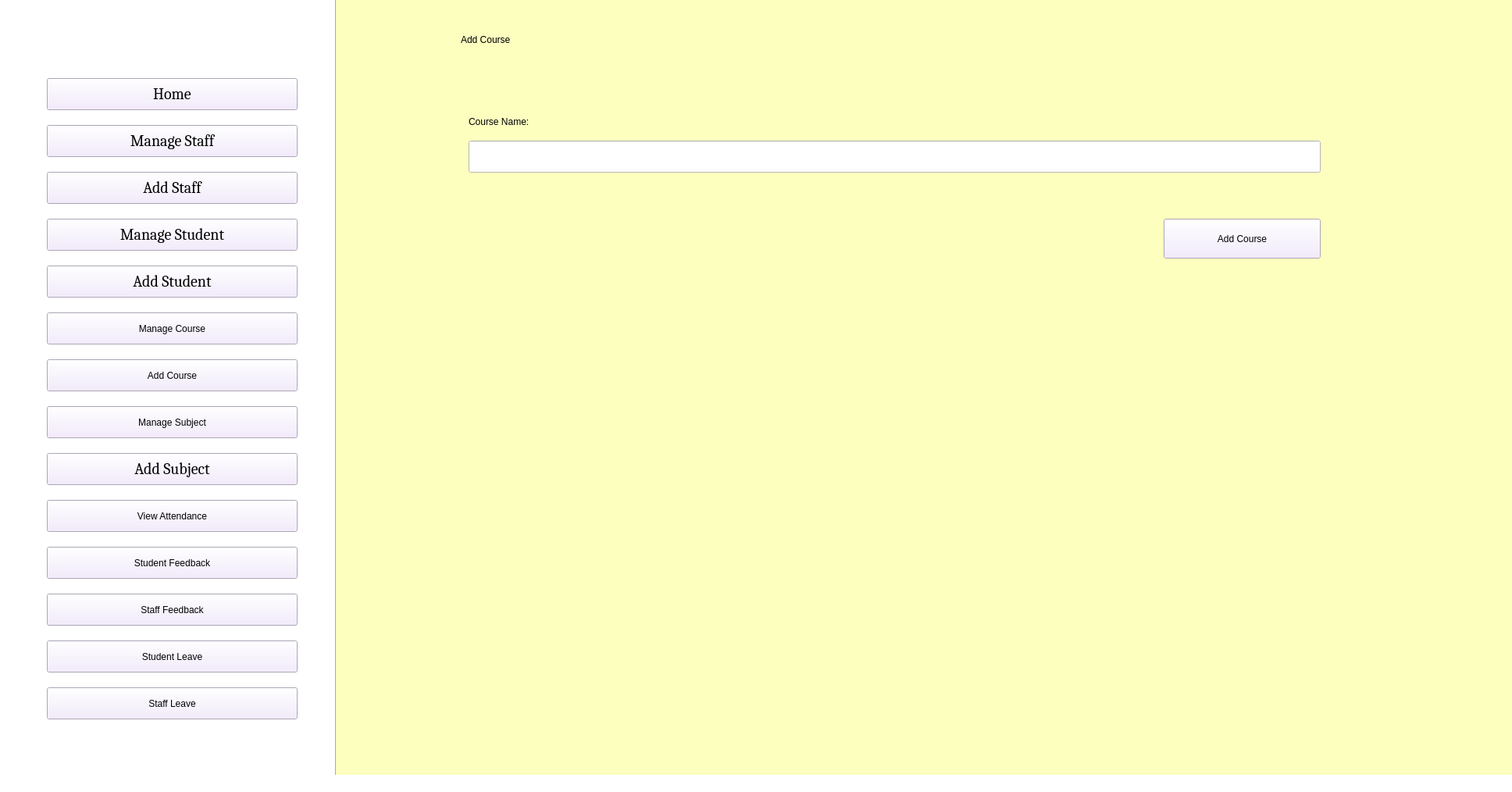
<?xml version="1.0" encoding="UTF-8"?>
<ui version="4.0">
 <class>AdminHomePage</class>
 <widget class="QMainWindow" name="AdminHomePage">
  <property name="enabled">
   <bool>true</bool>
  </property>
  <property name="geometry">
   <rect>
    <x>0</x>
    <y>0</y>
    <width>1936</width>
    <height>1014</height>
   </rect>
  </property>
  <property name="windowTitle">
   <string>Admin Home Page</string>
  </property>
  <property name="styleSheet">
   <string notr="true">background-color: rgb(255, 225, 198);
background-color: rgb(255, 255, 255);
</string>
  </property>
  <widget class="QWidget" name="centralwidget">
   <widget class="QPushButton" name="Home_b">
    <property name="geometry">
     <rect>
      <x>60</x>
      <y>100</y>
      <width>321</width>
      <height>41</height>
     </rect>
    </property>
    <property name="font">
     <font>
      <family>Cambria</family>
      <pointsize>15</pointsize>
      <weight>50</weight>
      <italic>false</italic>
      <bold>false</bold>
     </font>
    </property>
    <property name="styleSheet">
     <string notr="true">font: 15pt &quot;Cambria&quot;;
background-color: rgb(241, 231, 254);</string>
    </property>
    <property name="text">
     <string>Home</string>
    </property>
   </widget>
   <widget class="QPushButton" name="ManageStaff_b">
    <property name="geometry">
     <rect>
      <x>60</x>
      <y>160</y>
      <width>321</width>
      <height>41</height>
     </rect>
    </property>
    <property name="font">
     <font>
      <family>Cambria</family>
      <pointsize>15</pointsize>
      <weight>50</weight>
      <italic>false</italic>
      <bold>false</bold>
     </font>
    </property>
    <property name="styleSheet">
     <string notr="true">font: 15pt &quot;Cambria&quot;;
background-color: rgb(241, 231, 254);</string>
    </property>
    <property name="text">
     <string>Manage Staff</string>
    </property>
   </widget>
   <widget class="QPushButton" name="AddStaff_b">
    <property name="geometry">
     <rect>
      <x>60</x>
      <y>220</y>
      <width>321</width>
      <height>41</height>
     </rect>
    </property>
    <property name="font">
     <font>
      <family>Cambria</family>
      <pointsize>15</pointsize>
      <weight>50</weight>
      <italic>false</italic>
      <bold>false</bold>
     </font>
    </property>
    <property name="styleSheet">
     <string notr="true">font: 15pt &quot;Cambria&quot;;
background-color: rgb(241, 231, 254);</string>
    </property>
    <property name="text">
     <string>Add Staff</string>
    </property>
   </widget>
   <widget class="QPushButton" name="AddStudent_b">
    <property name="geometry">
     <rect>
      <x>60</x>
      <y>340</y>
      <width>321</width>
      <height>41</height>
     </rect>
    </property>
    <property name="font">
     <font>
      <family>Cambria</family>
      <pointsize>15</pointsize>
      <weight>50</weight>
      <italic>false</italic>
      <bold>false</bold>
     </font>
    </property>
    <property name="styleSheet">
     <string notr="true">font: 15pt &quot;Cambria&quot;;
background-color: rgb(241, 231, 254);</string>
    </property>
    <property name="text">
     <string>Add Student</string>
    </property>
   </widget>
   <widget class="QPushButton" name="ManageCourse_b">
    <property name="geometry">
     <rect>
      <x>60</x>
      <y>400</y>
      <width>321</width>
      <height>41</height>
     </rect>
    </property>
    <property name="styleSheet">
     <string notr="true">font: 15pt &quot;Cambria&quot;;
background-color: rgb(241, 231, 254);</string>
    </property>
    <property name="text">
     <string>Manage Course</string>
    </property>
   </widget>
   <widget class="QPushButton" name="AddCourse_b">
    <property name="geometry">
     <rect>
      <x>60</x>
      <y>460</y>
      <width>321</width>
      <height>41</height>
     </rect>
    </property>
    <property name="styleSheet">
     <string notr="true">font: 15pt &quot;Cambria&quot;;
background-color: rgb(241, 231, 254);</string>
    </property>
    <property name="text">
     <string>Add Course</string>
    </property>
   </widget>
   <widget class="QPushButton" name="ManageSubject_b">
    <property name="geometry">
     <rect>
      <x>60</x>
      <y>520</y>
      <width>321</width>
      <height>41</height>
     </rect>
    </property>
    <property name="styleSheet">
     <string notr="true">font: 15pt &quot;Cambria&quot;;
background-color: rgb(241, 231, 254);</string>
    </property>
    <property name="text">
     <string>Manage Subject</string>
    </property>
   </widget>
   <widget class="QPushButton" name="AddSubject_b">
    <property name="geometry">
     <rect>
      <x>60</x>
      <y>580</y>
      <width>321</width>
      <height>41</height>
     </rect>
    </property>
    <property name="font">
     <font>
      <family>Cambria</family>
      <pointsize>15</pointsize>
      <weight>50</weight>
      <italic>false</italic>
      <bold>false</bold>
     </font>
    </property>
    <property name="styleSheet">
     <string notr="true">font: 15pt &quot;Cambria&quot;;
background-color: rgb(241, 231, 254);</string>
    </property>
    <property name="text">
     <string>Add Subject</string>
    </property>
   </widget>
   <widget class="QPushButton" name="ViewAttendance_b">
    <property name="geometry">
     <rect>
      <x>60</x>
      <y>640</y>
      <width>321</width>
      <height>41</height>
     </rect>
    </property>
    <property name="styleSheet">
     <string notr="true">font: 15pt &quot;Cambria&quot;;
background-color: rgb(241, 231, 254);</string>
    </property>
    <property name="text">
     <string>View Attendance</string>
    </property>
   </widget>
   <widget class="QPushButton" name="StudentFeedback_b">
    <property name="geometry">
     <rect>
      <x>60</x>
      <y>700</y>
      <width>321</width>
      <height>41</height>
     </rect>
    </property>
    <property name="styleSheet">
     <string notr="true">font: 15pt &quot;Cambria&quot;;
background-color: rgb(241, 231, 254);</string>
    </property>
    <property name="text">
     <string>Student Feedback</string>
    </property>
   </widget>
   <widget class="QPushButton" name="StaffFeedback_b">
    <property name="geometry">
     <rect>
      <x>60</x>
      <y>760</y>
      <width>321</width>
      <height>41</height>
     </rect>
    </property>
    <property name="styleSheet">
     <string notr="true">font: 15pt &quot;Cambria&quot;;
background-color: rgb(241, 231, 254);</string>
    </property>
    <property name="text">
     <string>Staff Feedback</string>
    </property>
   </widget>
   <widget class="QPushButton" name="StudentLeave_b">
    <property name="geometry">
     <rect>
      <x>60</x>
      <y>820</y>
      <width>321</width>
      <height>41</height>
     </rect>
    </property>
    <property name="styleSheet">
     <string notr="true">font: 15pt &quot;Cambria&quot;;
background-color: rgb(241, 231, 254);</string>
    </property>
    <property name="text">
     <string>Student Leave</string>
    </property>
   </widget>
   <widget class="QPushButton" name="ManageStudent_b">
    <property name="geometry">
     <rect>
      <x>60</x>
      <y>280</y>
      <width>321</width>
      <height>41</height>
     </rect>
    </property>
    <property name="font">
     <font>
      <family>Cambria</family>
      <pointsize>15</pointsize>
      <weight>50</weight>
      <italic>false</italic>
      <bold>false</bold>
     </font>
    </property>
    <property name="styleSheet">
     <string notr="true">font: 15pt &quot;Cambria&quot;;
background-color: rgb(241, 231, 254);</string>
    </property>
    <property name="text">
     <string>Manage Student</string>
    </property>
   </widget>
   <widget class="QPushButton" name="StaffLeave_b">
    <property name="geometry">
     <rect>
      <x>60</x>
      <y>880</y>
      <width>321</width>
      <height>41</height>
     </rect>
    </property>
    <property name="styleSheet">
     <string notr="true">font: 15pt &quot;Cambria&quot;;
background-color: rgb(241, 231, 254);</string>
    </property>
    <property name="text">
     <string>Staff Leave</string>
    </property>
   </widget>
   <widget class="Line" name="line">
    <property name="geometry">
     <rect>
      <x>420</x>
      <y>-50</y>
      <width>20</width>
      <height>1081</height>
     </rect>
    </property>
    <property name="orientation">
     <enum>Qt::Vertical</enum>
    </property>
   </widget>
   <widget class="QLabel" name="AdminAddCourse_l">
    <property name="geometry">
     <rect>
      <x>430</x>
      <y>-10</y>
      <width>1671</width>
      <height>1031</height>
     </rect>
    </property>
    <property name="styleSheet">
     <string notr="true">background-color: rgb(252, 255, 190);</string>
    </property>
    <property name="text">
     <string/>
    </property>
   </widget>
   <widget class="QLabel" name="AddCourse_l">
    <property name="geometry">
     <rect>
      <x>590</x>
      <y>30</y>
      <width>1351</width>
      <height>41</height>
     </rect>
    </property>
    <property name="styleSheet">
     <string notr="true">font: 75 17pt &quot;Times New Roman&quot;;
background-color: rgb(252, 255, 190);
</string>
    </property>
    <property name="text">
     <string>Add Course</string>
    </property>
   </widget>
   <widget class="QPushButton" name="AddCourse_b_2">
    <property name="geometry">
     <rect>
      <x>1490</x>
      <y>280</y>
      <width>201</width>
      <height>51</height>
     </rect>
    </property>
    <property name="styleSheet">
     <string notr="true">font: 12pt &quot;Cambria&quot;;
background-color: rgb(241, 231, 254);</string>
    </property>
    <property name="text">
     <string>Add Course</string>
    </property>
   </widget>
   <widget class="QLineEdit" name="CourseName_tb">
    <property name="geometry">
     <rect>
      <x>600</x>
      <y>180</y>
      <width>1091</width>
      <height>41</height>
     </rect>
    </property>
    <property name="styleSheet">
     <string notr="true">font: 15pt &quot;Times New Roman&quot;;</string>
    </property>
   </widget>
   <widget class="QLabel" name="CourseName_l">
    <property name="geometry">
     <rect>
      <x>600</x>
      <y>140</y>
      <width>361</width>
      <height>31</height>
     </rect>
    </property>
    <property name="styleSheet">
     <string notr="true">font: 15pt &quot;Times New Roman&quot;;
background-color: rgb(252, 255, 190);
</string>
    </property>
    <property name="text">
     <string>Course Name:</string>
    </property>
   </widget>
  </widget>
  <widget class="QStatusBar" name="statusbar"/>
 </widget>
 <resources/>
 <connections/>
</ui>
